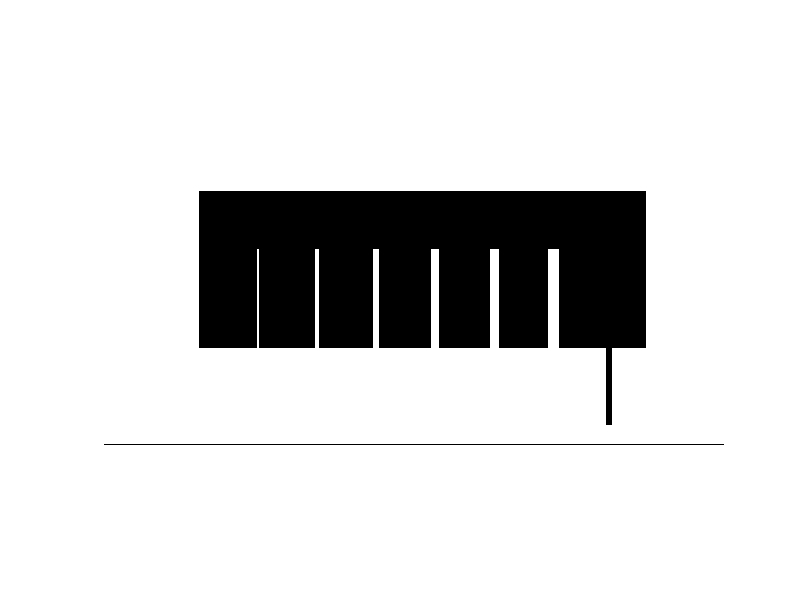

MATLAB code for this plot: (Note: this script raises an error after producing the figure.)
% This is /lemsvxl/contrib/firat/matlab/levelset/synthetic_image_1.m.

% \file
% \author Firat Kalaycilar (firat_kalaycilar@brown.edu)
% \date Jul 15, 2011

clear;
close all;

I = 100*ones(160,320);

[nrows,ncols] = size(I);

I(30:110, 50:280) = 50;
I(60:110, 80) = 100;
I(60:110, 110:111) = 100;
I(60:110, 140:142) = 100;
I(60:110, 170:173) = 100;
I(60:110, 200:204) = 100;
I(60:110, 230:235) = 100;
I(100:150, 260:262) = 50;



fid = figure;
imagesc(I);colormap gray; axis image; axis off;

hold on;  
  
[x{1},y{1},b] = ginput(1);
plot(x{1},y{1},'rd');    
[x{2},y{2},b] = ginput(1);        
plot([x{1} x{2}], [y{1} y{2}], 'rd-')
t = 3;
while b == 1
    [x{t},y{t},b] = ginput(1);
    plot([x{t-1} x{t}], [y{t-1} y{t}], 'rd-');
    t = t + 1;    
end  
plot([x{t-1} x{1}], [y{t-1} y{1}], 'rd-');  
hold off;  
pause(.1)  
bw = poly2mask(cell2mat(x), cell2mat(y), size(I,1), size(I,2));
se = strel('disk',1);
bw2 = imerode(bw, se);
bw3 = bw - bw2;
phi = sbwdist(bw, bw3);

sigma=2; 
G = fspecial('gaussian',5,sigma);
Is = I;%conv2(I,G,'same'); 
Ix = (circshift(Is, [0 -1]) - circshift(Is, [0 1]))/2;
Iy = (circshift(Is, [-1 0]) - circshift(Is, [1 0]))/2;		
J = sqrt(Ix.^2 + Iy.^2);
S = 1 ./ (1 + (J/.5).^2);  
	
beta0 = .7;
beta1 = -.1;%-1;
delta_t = 1;
num_iter = 1000;
close all
figure;
imagesc(I); colormap gray; axis image; axis off;  
axis image  
hold on;
[C, H] = contour(phi, [0,0], 'LineWidth', 1, 'Color', [1 0 0]);
hold off;
for i = 1:num_iter
	if ~mod(i,30) 
		phi = reinitlevelset(C, phi, nrows, ncols);	
	end	
		
	imagesc(I); colormap gray; axis image; axis off;  
	axis image  
	hold on;
	[C, H] = contour(phi, [0,0], 'LineWidth', 1, 'Color', [1 0 0]);
	hold off;	
	
	phi = levelset2d(phi, S, beta0, beta1, delta_t, 1);
	
	pause(.1)
end






